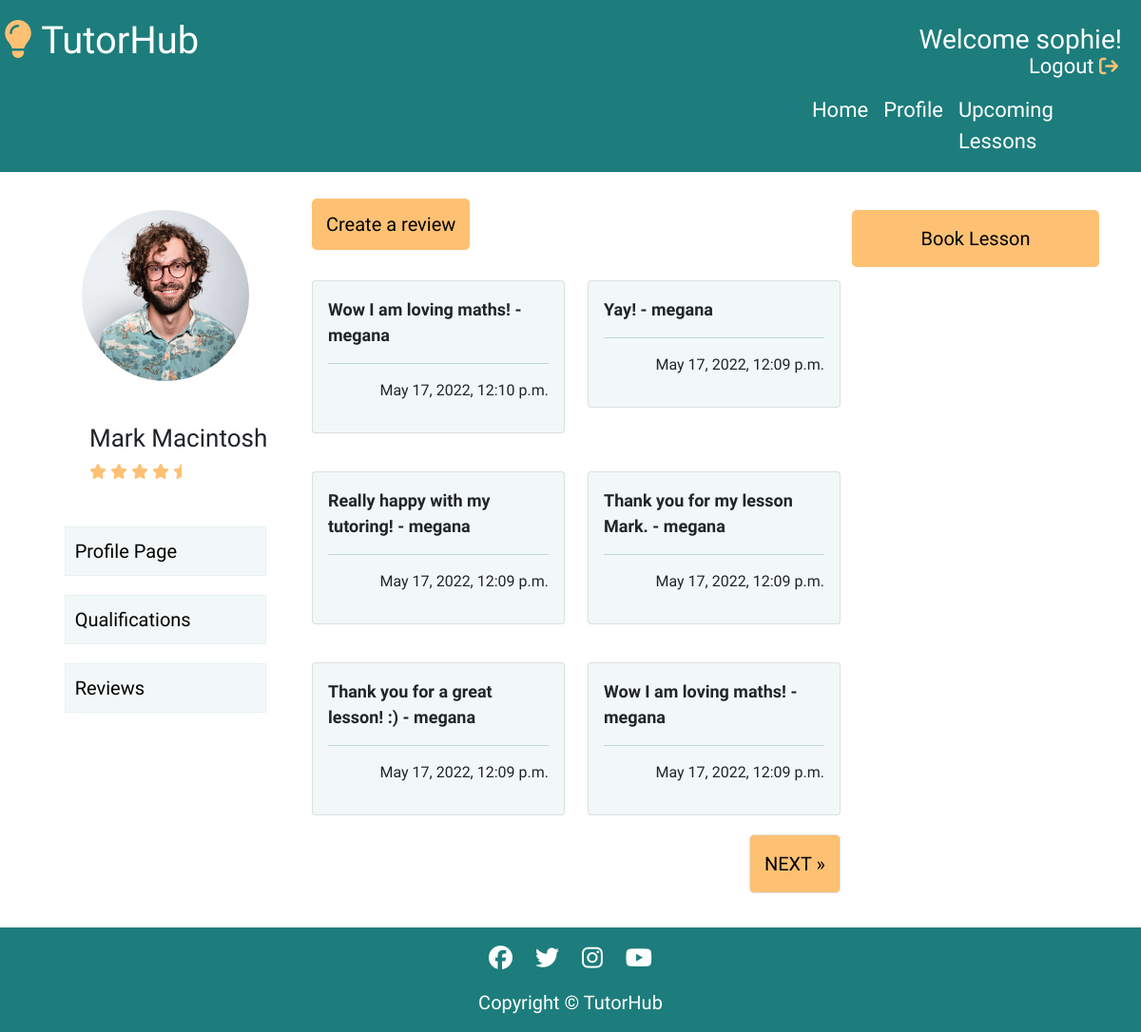
/tutors/tutor_three/reviews/ (signed in), run on the app's committed database.
### tutorprofile/models.py (models this page shows)
class Review(models.Model):
    tutor = models.CharField(max_length=50)
    student = models.ForeignKey(User, on_delete=models.CASCADE, related_name="review")
    review = models.CharField(max_length=150)
    created_on = models.DateTimeField(auto_now_add=True)
    class Meta:
        ordering = ['-created_on']

### tutorprofile/views.py (the view)
# urls.py: path('tutor_three/reviews/', views.ReviewListTutorThree.as_view(), name='tutor_three_reviews'),
class ReviewListTutorThree(generic.ListView):
    model = Review
    queryset = Review.objects.filter(Q(tutor='Mark Macintosh')).order_by('-created_on')
    template_name = 'tutorprofile/tutor_three_reviews.html'
    paginate_by = 6

### tutorprofile/templates/tutorprofile/tutor_three_reviews.html (shortened to what this page needs)
{% extends "base.html" %}
{% load static %}
{% block content %}
<div class="container-fluid center-block">
    <div class="row profile-page">
        <div class="col-md-12 col-lg-3">
            <div class="row">
                <div class="col-12 user-image">
                    <img src="{% static 'images/tutorthree.jpg' %}" alt="image of a tutor">
                </div>
            </div>
            <div class="row">
                <div class="col-12 user-info">
                    <h1>Mark Macintosh</h1>
                    <i class="fa-solid fa-star"></i>
                    <i class="fa-solid fa-star"></i>
                    <i class="fa-solid fa-star"></i>
                    <i class="fa-solid fa-star"></i>
                    <i class="fa-solid fa-star-half"></i>
                </div>
            </div>
            <div class="row center-block">
                <div class="col-10 page-buttons-container" >
                    <a href="{% url 'tutor_three_profile' %}" class="page-buttons">Profile Page</a>
                    <a href="{% url 'tutor_three_qualifications' %}" class="page-buttons">Qualifications</a>
                    <a href="{% url 'tutor_three_reviews' %}" class="page-buttons">Reviews</a>
                </div>
            </div>
        </div>
        <div class="col-md-12 col-lg-6 booking-button" id="reviews-page">
            <a href="{% url 'tutor_three_create_review' %}">Create a review</a>
            <br />
            <br />
            <div class="row">
                {% for review in review_list %}
                    <div class="col-md-12 col-lg-6 card_space">
                        <div class="card">
                            <div class="card-body color-card">
                                <p class="review_comment">{{ review.review|safe }} - {{ review.student }} </p>
                                <hr />
                                <p class="right">{{ review.created_on}}</p>
                            </div>
                        </div>
                    </div>
                {% endfor %}
                {% if is_paginated %}
                <nav aria-label="Page navigation">
                    <ul class="pagination right">
                        {% if page_obj.has_next %}
                        <li><a href="?page={{ page_obj.next_page_number }}" class="page-link">NEXT &raquo;</a></li>
                        {% endif %}
                    </ul>
                </nav>
                {% endif %}
            </div>
        </div>
        <div class="col-md-12 col-lg-3" id="bookings-button">
            <div class="row booking-button">
                <a href="{% url 'tutor_three' %}" id="booking-btn">Book Lesson</a>
            </div>
        </div>
    </div>
</div>
{% endblock %}

### templates/base.html (shortened to what this page needs)
{% load static %}
<!DOCTYPE html>
<html lang="en">
<head>
    <link rel="stylesheet" href="https://cdnjs.cloudflare.com/ajax/libs/font-awesome/5.15.3/css/all.min.css">
    <link href="https://cdn.jsdelivr.net/npm/bootstrap@5.0.1/dist/css/bootstrap.min.css" rel="stylesheet"
>
    <link rel="stylesheet" href="{% static 'css/style.css' %}">
</head>
<body>
    <div class="row header-nav">
        <div class="col-sm-12 col-md-6 header-bar">
            <div class="row nav-header-border">
                <a class="nav-link" id="nav-title" href="{% url 'index' %}"><i class="fa-solid fa-lightbulb"></i> TutorHub</a>
            </div>
        </div>
        {% if user.is_authenticated %}
            <div class="col-sm-12 col-md-6 welcome-message">
                <h3 class="username-right large-welcome"> Welcome {{ user.username }}!</h3>
                <a class="nav-link logout-right" href="{% url 'account_logout' %}">Logout <i class="fa-solid fa-arrow-right-from-bracket nav-icon-logout"></i></a>
            </div>
        {% endif %}
    </div>
    <nav class="navbar navbar-expand navbar-light">
        <div class="conatiner-fluid">
            <div class="row">
                <div class="col-8 nav-elements">
                    <ul class="navbar-nav mb-lg-0">
                        {% if user.is_authenticated %}
                        <li class="nav-item">
                            <a class="nav-link" href="{% url 'index' %}">Home</a>
                        </li>
                        <li class="nav-item">
                            <a class="nav-link" href="{% url 'profile' %}">Profile</a>
                        </li>
                        <li class="nav-item">
                            <a class="nav-link-upcoming-lessons nav-link" href="{% url 'upcoming_lessons' %}">Upcoming Lessons</a>
                        </li>
                        {% endif %}
                    </ul>
                </div>
            </div>
        </div>
    </nav>
    <main>
        {% block content %}{% endblock content %}
    </main>
    <footer>
        <div class="container-fluid">
            <div class="row center footer">
                <ul>
                    <li><a href="https://www.facebook.com/" target="_blank" rel="noopener"
                            aria-label="Click here to go to our facebook page"><i class="fab fa-facebook"></i></a></li>
                    <li><a href="https://www.twitter.com/" target="_blank" rel="noopener"
                            aria-label="Click here to go to our twitter page"><i class="fab fa-twitter"></i></a></li>
                    <li><a href="https://www.instagram.com/" target="_blank" rel="noopener"
                            aria-label="Click here to go to our instagram page"><i class="fab fa-instagram"></i></a></li>
                    <li><a href="https://www.youtube.com/" target="_blank" rel="noopener"
                            aria-label="Click here to go to our youtube page"><i class="fab fa-youtube"></i></a></li>
                </ul>
                <p class="footer-text">Copyright © TutorHub</p>
            </div>
        </div>
    </footer>
</body>
</html>

### static/css/style.css (style rules this page uses)
html, body { max-width: 100%; overflow-x: hidden; font-family: 'Hubballi', cursive; }
.center { text-align: center; }
.navbar { background-color: #1c7d7c; justify-content: right; }
.nav-link-upcoming-lessons { width: 200px; }
.navbar-light .navbar-nav .nav-link { color: white; }
.header-nav { height: auto; color: white; padding-top: 5px; font-size: 30px; background-color: #1c7d7c; color: white; display: flex; position: relative; }
.header-nav a { margin-bottom: 0; text-decoration: none; color: white; }
.nav-link { color: white; }
.nav-elements { font-size: 22px; }
.center-block { display: flex; justify-content: center; }
hr { color: #1c7d7c; }
.welcome-message { position: relative; height: auto; }
.header-bar { height: auto; }
.username-right { float: right; padding-right: 20px; padding-top: 20px; height: 70px; }
.logout-right { position: absolute; top: 40px; right: 20px; font-size: 22px; }
.nav-icon-logout { color: #fec173; font-size: 20px; }
#nav-title { font-size: 40px; }
#nav-title i { color: #fec173; }
.profile-page { width: 100%; margin-top: 20px; padding: 20px; height: auto; }
.user-info { margin-top: 25px; margin-left: 50px; margin-bottom: 25px; }
.user-info i { color: #fec173; }
.user-image { display: flex; height: 200px; width: 200px; justify-content: center; margin: auto; font-size: 150px; }
.user-image img { height: 180px; width: 100%; border-radius: 50%; }
.card_space { margin-bottom: 20px; margin-top: 20px; }
.review_comment { font-size: 18px; font-weight: bold; }
.right { text-align: right; float: right; }
.color-card { background-color: #258d8c0f; }
.page-link { float: right; }
.page-buttons-container a { display: block; text-decoration: none; border: solid 1px #258d8c0f; background-color: #258d8c0f; width: 100%; margin: 20px 0; padding: 10px; color: black; font-size: 20px; }
.booking-button { float: right; padding-right: 60px; }
.booking-button a { border-radius: 5px; padding: 15px; background-color: #fec173; color: black; font-size: 20px; text-align: center; text-decoration: none; }
.footer { background-color: #1c7d7c; }
.footer-text { font-size: 20px; color: white; }
.footer li { display: inline; padding: 10px; }
.footer li i { color: white; font-size: 25px; margin-top: 20px; }
@media (max-width:1514px) { .user-info h1 { font-size: 26px; } }
@media (max-width:1200px) { .booking-button { float: none; margin: auto; padding-right: 0; } }

### data on the page
Review: review "Wow I am loving maths!", student "megana", created_on "May 17, 2022, 12:10 p.m."
Review: review "Yay!", student "megana", created_on "May 17, 2022, 12:09 p.m."
Review: review "Really happy with my tutoring!", student "megana", created_on "May 17, 2022, 12:09 p.m."
Review: review "Thank you for my lesson Mark.", student "megana", created_on "May 17, 2022, 12:09 p.m."
Review: review "Thank you for a great lesson! :)", student "megana", created_on "May 17, 2022, 12:09 p.m."
Review: review "Wow I am loving maths!", student "megana", created_on "May 17, 2022, 12:09 p.m."

### other printed values
{{ user.username }} "sophie"
